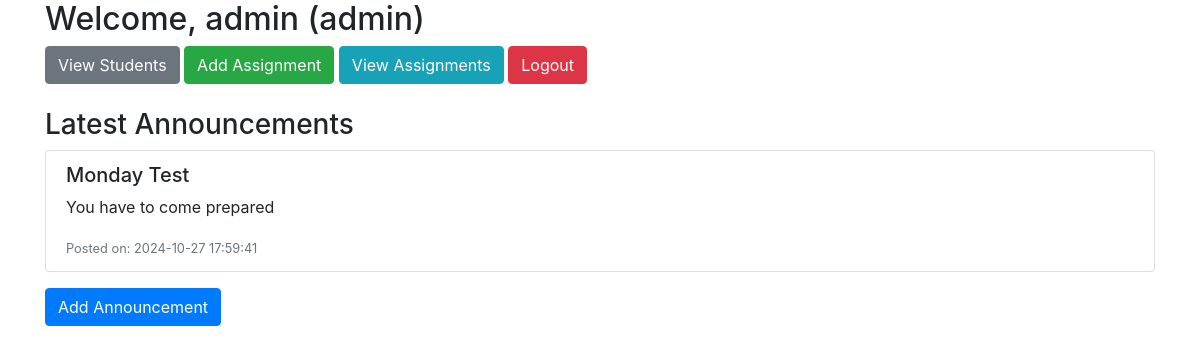
/dashboard.php (signed in), run on the app's committed database.
### tables this page shows
CREATE TABLE `announcements` (
  `id` int(11) NOT NULL,
  `title` varchar(255) NOT NULL,
  `message` text NOT NULL,
  `created_at` timestamp NOT NULL DEFAULT current_timestamp()
);

### dashboard.php (the view, shortened to what this page needs)
<?php
include 'db.php';
$user = $_SESSION['user'];
$sql = "SELECT * FROM announcements ORDER BY created_at DESC LIMIT 5";
$result = $conn->query($sql);
?>
<!DOCTYPE html>
<html lang="en">
<head>
    <link href="https://stackpath.bootstrapcdn.com/bootstrap/4.5.2/css/bootstrap.min.css" rel="stylesheet">
</head>
<body>
    <div class="container">
        <h2>Welcome, <?php echo htmlspecialchars($user['username']); ?> (<?php echo htmlspecialchars($user['role']); ?>)</h2>
        <div class="mb-4">
            <?php if ($user['role'] === 'admin' || $user['role'] === 'teacher'): ?>
                <a href="student_list.php" class="btn btn-secondary">View Students</a>
                <a href="add_assignment.php" class="btn btn-success">Add Assignment</a>
            <?php endif; ?>
            <a href="assignment_list.php" class="btn btn-info">View Assignments</a>
            <a href="logout.php" class="btn btn-danger">Logout</a>
        </div>
        <h3 class="mt-4">Latest Announcements</h3>
        <?php if ($result->num_rows > 0): ?>
            <ul class="list-group">
                <?php while($announcement = $result->fetch_assoc()): ?>
                    <li class="list-group-item">
                        <h5><?php echo htmlspecialchars($announcement['title']); ?></h5>
                        <p><?php echo htmlspecialchars($announcement['message']); ?></p>
                        <small class="text-muted">Posted on: <?php echo $announcement['created_at']; ?></small>
                    </li>
                <?php endwhile; ?>
            </ul>
        <?php else: ?>
            <p>No announcements available.</p>
        <?php endif; ?>
        <?php if ($user['role'] === 'admin' || $user['role'] === 'teacher'): ?>
            <a href="add_announcement.php" class="btn btn-primary mt-3">Add Announcement</a>
        <?php endif; ?>
    </div>
</body>
</html>

### data on the page
announcements: title "Monday Test", message "You have to come prepared", created_at "2024-10-27 17:59:41"

### other printed values
$user['username'] "admin"
$user['role'] "admin"
